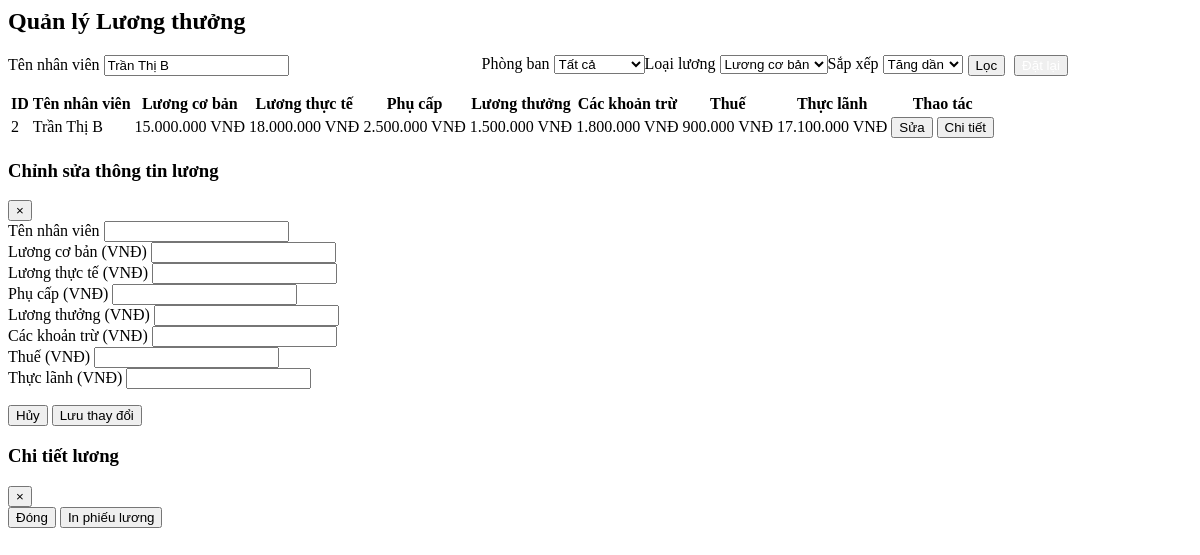
The page /pages/salary.php?name=Trần Thị B on the database its author committed.
### tables this page shows
CREATE TABLE Employee (
    id INT PRIMARY KEY AUTO_INCREMENT,
    Ten_nhan_vien VARCHAR(50) NOT NULL,
    Gioi_tinh VARCHAR(10),
    Phong_ban VARCHAR(50),
    Chuc_vu VARCHAR(50),
    Muc_luong DECIMAL(12,2),
    Ngay_bat_dau_hop_dong DATE,
    Ngay_ket_thuc_hop_dong DATE,
    Loai_hop_dong VARCHAR(30),
    Luong_co_ban DECIMAL(12,2),
    Luong_thuc_te DECIMAL(12,2),
    Phu_cap DECIMAL(12,2),
    Luong_thuong DECIMAL(12,2),
    Cac_khoan_tru DECIMAL(12,2),
    Thue DECIMAL(12,2),
    Thuc_lanh DECIMAL(12,2)
);

### pages/salary.php (the view, shortened to what this page needs)
<?php
$servername = "localhost";
$username = "root";
$password = "";
$dbname = "CompanyManagement";
try {
    $conn = new PDO("mysql:host=$servername;dbname=$dbname", $username, $password);
    $conn->setAttribute(PDO::ATTR_ERRMODE, PDO::ERRMODE_EXCEPTION);
} catch (PDOException $e) {
    die("Connection failed: " . $e->getMessage());
}
$where_conditions = [];
$params = [];
if (isset($_GET['name']) && !empty($_GET['name'])) {
    $where_conditions[] = "Ten_nhan_vien LIKE ?";
    $params[] = "%" . $_GET['name'] . "%";
}
$where_clause = "";
if (!empty($where_conditions)) {
    $where_clause = "WHERE " . implode(" AND ", $where_conditions);
}
$order_by = "ORDER BY id";
?>
<div class="salary-container">
    <div class="card">
        <div class="card-header">
            <h2 class="card-title">Quản lý Lương thưởng</h2>
        </div>
        <div class="filter-section">
            <form method="GET" id="salaryFilterForm" style="display: flex; width: 100%;">
                <div class="filter-item" style="width:40%; flex: none;">
                    <label for="name">Tên nhân viên</label>
                    <input type="text" id="name" name="name" class="form-control" placeholder="Nhập tên..."
                           value="<?php echo isset($_GET['name']) ? htmlspecialchars($_GET['name']) : ''; ?>">
                </div>
                <div class="filter-item">
                    <label for="department">Phòng ban</label>
                    <select id="department" name="department" class="form-control">
                        <option value="">Tất cả</option>
                    </select>
                </div>
                <div class="filter-item">
                    <label for="salary_type">Loại lương</label>
                    <select id="salary_type" name="salary_type" class="form-control">
                        <option value="Luong_co_ban" <?php echo (isset($_GET['salary_type']) && $_GET['salary_type'] == 'Luong_co_ban') ? 'selected' : ''; ?>>Lương cơ bản</option>
                    </select>
                </div>
                <div class="filter-item">
                    <label for="order">Sắp xếp</label>
                    <select id="order" name="order" class="form-control">
                        <option value="asc" <?php echo (isset($_GET['order']) && $_GET['order'] == 'asc') ? 'selected' : ''; ?>>Tăng dần</option>
                    </select>
                </div>
                <div class="filter-item" style="align-items: flex-end;flex-direction: row;margin-left: 5px;">
                    <button type="submit" style="margin-right: 5px;" class="btn btn-primary">Lọc</button>
                    <button type="button" class="btn btn-secondary">
                        <a href="index.php?page=salary" style="text-decoration: none;color: white;">
                        </a>
                    </button>
                </div>
            </form>
        </div>
        <table class="data-table">
            <thead>
                <tr>
                    <th>ID</th>
                    <th>Tên nhân viên</th>
                    <th>Lương cơ bản</th>
                    <th>Lương thực tế</th>
                    <th>Phụ cấp</th>
                    <th>Lương thưởng</th>
                    <th>Các khoản trừ</th>
                    <th>Thuế</th>
                    <th>Thực lãnh</th>
                    <th>Thao tác</th>
                </tr>
            </thead>
            <tbody>
                <?php
                $sql = "SELECT id, Ten_nhan_vien, Phong_ban, Luong_co_ban, Luong_thuc_te, Phu_cap, Luong_thuong, Cac_khoan_tru, Thue, Thuc_lanh FROM Employee $where_clause $order_by";
                $stmt = $conn->prepare($sql);
                $stmt->execute($params);
                $salaries = $stmt->fetchAll(PDO::FETCH_ASSOC);
                if (count($salaries) > 0) {
                    foreach ($salaries as $salary) {
                        echo "<tr>";
                        echo "<td>{$salary['id']}</td>";
                        echo "<td>{$salary['Ten_nhan_vien']}</td>";
                        echo "<td>" . number_format($salary['Luong_co_ban'], 0, ',', '.') . " VNĐ</td>";
                        echo "<td>" . number_format($salary['Luong_thuc_te'], 0, ',', '.') . " VNĐ</td>";
                        echo "<td>" . number_format($salary['Phu_cap'], 0, ',', '.') . " VNĐ</td>";
                        echo "<td>" . number_format($salary['Luong_thuong'], 0, ',', '.') . " VNĐ</td>";
                        echo "<td>" . number_format($salary['Cac_khoan_tru'], 0, ',', '.') . " VNĐ</td>";
                        echo "<td>" . number_format($salary['Thue'], 0, ',', '.') . " VNĐ</td>";
                        echo "<td>" . number_format($salary['Thuc_lanh'], 0, ',', '.') . " VNĐ</td>";
                        echo "<td>
                                <button class='btn btn-warning btn-sm' onclick='openEditSalaryModal({$salary['id']})'>Sửa</button>
                                <button class='btn btn-info btn-sm' onclick='viewSalaryDetails({$salary['id']})'>Chi tiết</button>
                              </td>";
                        echo "</tr>";
                    }
                } else {
                    echo "<tr><td colspan='10' style='text-align: center;'>Không tìm thấy dữ liệu lương</td></tr>";
                }
                ?>
            </tbody>
        </table>
    </div>
</div>
<div class="modal" id="editSalaryModal">
    <div class="modal-content">
        <div class="modal-header">
            <h3 class="modal-title">Chỉnh sửa thông tin lương</h3>
            <button class="close-btn" onclick="closeModal('editSalaryModal')">&times;</button>
        </div>
        <div class="modal-body">
            <form id="editSalaryForm" method="POST">
                <div class="form-group">
                    <label for="edit_employee_name">Tên nhân viên</label>
                    <input type="text" id="edit_employee_name" class="form-control" readonly>
                </div>
                <div class="form-group">
                    <label for="edit_base_salary">Lương cơ bản (VNĐ)</label>
                    <input type="number" id="edit_base_salary" name="base_salary" class="form-control" required>
                </div>
                <div class="form-group">
                    <label for="edit_actual_salary">Lương thực tế (VNĐ)</label>
                    <input type="number" id="edit_actual_salary" name="actual_salary" class="form-control" required>
                </div>
                <div class="form-group">
                    <label for="edit_allowance">Phụ cấp (VNĐ)</label>
                    <input type="number" id="edit_allowance" name="allowance" class="form-control" required>
                </div>
                <div class="form-group">
                    <label for="edit_bonus">Lương thưởng (VNĐ)</label>
                    <input type="number" id="edit_bonus" name="bonus" class="form-control" required>
                </div>
                <div class="form-group">
                    <label for="edit_deductions">Các khoản trừ (VNĐ)</label>
                    <input type="number" id="edit_deductions" name="deductions" class="form-control" required>
                </div>
                <div class="form-group">
                    <label for="edit_tax">Thuế (VNĐ)</label>
                    <input type="number" id="edit_tax" name="tax" class="form-control" required>
                </div>
                <div class="form-group">
                    <label for="edit_net_salary">Thực lãnh (VNĐ)</label>
                    <input type="number" id="edit_net_salary" name="net_salary" class="form-control" required>
                </div>
            </form>
        </div>
        <div class="modal-footer">
            <button class="btn btn-secondary" onclick="closeModal('editSalaryModal')">Hủy</button>
            <button class="btn btn-primary" onclick="document.getElementById('editSalaryForm').submit()">Lưu thay đổi</button>
        </div>
    </div>
</div>
<div class="modal" id="salaryDetailsModal">
    <div class="modal-content">
        <div class="modal-header">
            <h3 class="modal-title">Chi tiết lương</h3>
            <button class="close-btn" onclick="closeModal('salaryDetailsModal')">&times;</button>
        </div>
        <div class="modal-footer">
            <button class="btn btn-secondary" onclick="closeModal('salaryDetailsModal')">Đóng</button>
            <button class="btn btn-primary" onclick="printSalaryDetails()">In phiếu lương</button>
        </div>
    </div>
</div>

### rows shown on the page
employee: id "2", Ten_nhan_vien "Trần Thị B", Luong_co_ban "15.000.000", Luong_thuc_te "18.000.000", Phu_cap "2.500.000", Luong_thuong "1.500.000", Cac_khoan_tru "1.800.000", Thue "900.000", Thuc_lanh "17.100.000"
